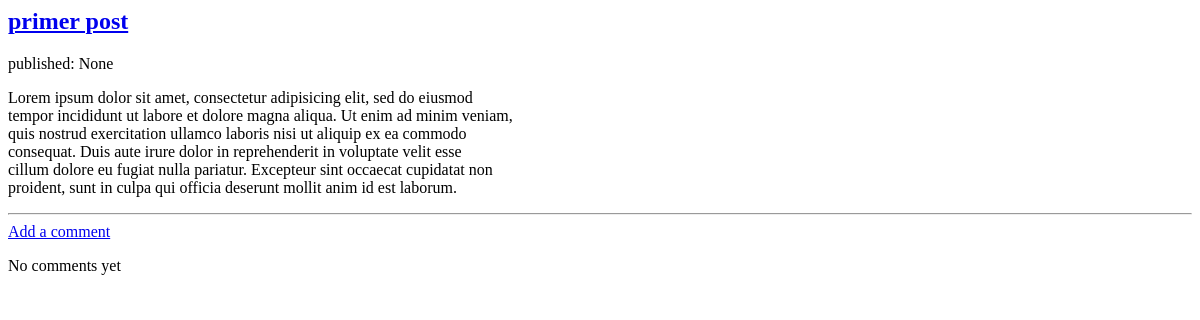
/post/1/, run on an earlier commit of the app's database.
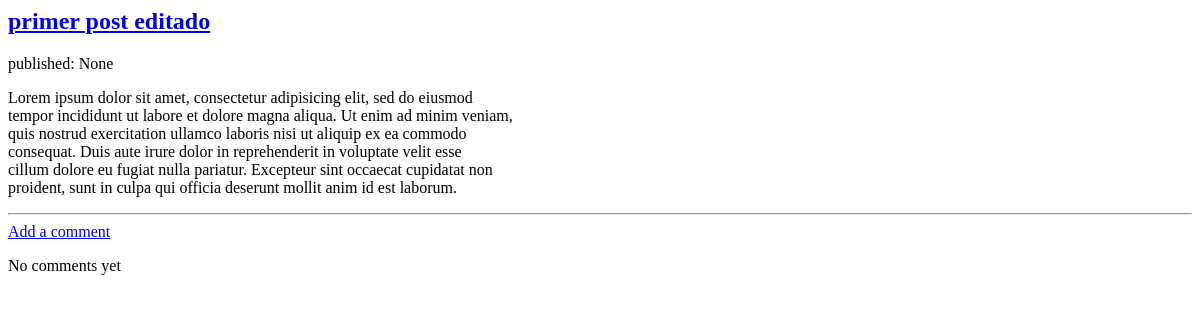
And on a later commit of the database.
### blog/models.py (models this page shows, shortened)
class Post(models.Model):
	autor = models.ForeignKey('auth.User')
	title = models.CharField(max_length=200)
	text = models.TextField()
	created_date = models.DateTimeField(
		default=timezone.now)
	published_date = models.DateTimeField(
		blank=True,null=True)

### blog/views.py (the view)
# urls.py: url(r'^post/(?P<pk>[0-9]+)/$', views.post_detail,name='postdetail'),
def post_detail(request,pk):
	posts = get_object_or_404(Post,pk=pk)
	return render(request,'blog/post_detail.html', {'posts':posts})

### blog/templates/blog/post_detail.html
<div>
	<h2><a href="{% url 'blog:post_edit' pk=posts.pk %}">{{ posts.title }}</a></h2>
	<p>published: {{posts.published_date}}</p>
	<p>{{ posts.text|linebreaksbr }}</p>
</div>
<hr>
<a class="btn btn-default" href="{% url 'blog:add_comment_post' pk=posts.pk %}">Add a comment</a>
{% for comment in posts.comments.all %}
	{% if user.is_authenticated or comment.approved_comment %}
		<div>
			<div> {{ comment.created_date }}</div>
			{% if not comment.approved_comment %}
				<a class="btn btn-default" href="{% url 'blog:comments_remove' pk=comment.pk %}">
					quitar
				</a> <br>
				<a class="btn btn-default" href="{% url 'blog:comments_approve' pk=comment.pk %}">
					aprobar
				</a>
			{% endif %}
			<div><strong>{{ comment.author }}
				{{ comment.approved_comment }}</strong></div>
			<p>
				{{ comment.text |linebreaks }}
			</p>
		</div>
	{% endif %}
{% empty %}
	<div>
		<p>No comments yet</p>
	</div>
{% endfor %}

What changed in the data, as far as the page shows it:
changed Post "None": title "primer post" → "primer post editado"
